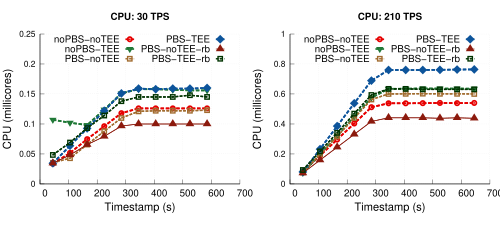

Generate this figure with gnuplot:
# 
# Author: Peterson Yuhala
#

set term postscript size 5in,2.3in linewidth 1 color eps enhanced 22
set encoding utf8


set output "cpu_only.eps"
set datafile separator comma

load "styles.inc"
load "common.gnuplot" 
load "linetypes.gnuplot"

## Multiplot settings

## mp_startx # Left edge of col 0 plot area
## mp_starty          # Top of row 0 plot area
## mp_width            # Total width of plot area
## mp_height         # Total height of plot area
## mp_rowgap         # Gap between plot rows
## mp_colgap          # Gap between plot columns
          

#mp_startx=0.08
#mp_starty=0.15

#mp_height=0.65
#mp_rowgap=0.19
#mp_colgap=0.1
#mp_width=0.9

#eval mpSetup(2, 1)

mp_startx=0.08
mp_starty=0.15

mp_height=0.65
mp_rowgap=0.19
mp_colgap=0.1
mp_width=0.9

eval mpSetup(2, 1)
#

font_size = 14
label_size = 18

set style fill solid border -1
set boxwidth 0.15
set xtics offset 0.4,0.4,0
set ytics offset 0.5,0,0
set xlabel offset 0,1,0

set ytics nomirror
set grid y
set ytics font ",12"

eval mpNext
# --- GRAPH a (top left: noPBS-noTEE)

set title "CPU: 30 TPS" font "Helvetica-bold,14" #offset 0,-0.2

set ylabel "CPU (millicores)" font ",16"  offset 4,0
set xlabel "Timestamp (s)" font ",16"
set xtics font ",14"

set xrange[0:700]

set yrange [0:0.25]

#set logscale y

set key samplen 0.75 maxrows 3 at graph 0.5, 0.9 center font ",14"


plot 'data/no_pbs_no_tee/no-pbs_no-tee_30_sys_op-geth.csv' u 1:4 every 4  w l ls 2006 notitle, \
     '' u 1:4 every 4 t "noPBS-noTEE" w lp ls 2006, \
     'data/no_pbs_tee/no-pbs_tee_30_sys_op-geth.csv' u 1:4 every 4  w l ls 2007 notitle, \
     '' u 1:4 every 4 t "noPBS-TEE" w lp ls 2007, \
     'data/pbs_no_tee/pbs_geth_no-tee_30_sys_op-geth-ext.csv' u 1:4 every 4 w l ls 22004 notitle, \
     '' u 1:4 every 4 t "PBS-noTEE" w lp ls 22004,\
     'data/pbs_tee/pbs_geth_tee_30_sys_op-geth-ext.csv' u 1:4 every 4 w l ls 22001 notitle, \
     '' u 1:4 every 4 t "PBS-TEE" w lp ls 22001, \
     'data/pbs_no_tee/pbs_rbuilder_no-tee_30_sys_op-rbuilder.csv' u 1:4 every 4 w l ls 2002 notitle, \
     '' u 1:4 every 4 t "PBS-noTEE-rb" w lp ls 2002, \
     'data/pbs_tee/pbs_rbuilder_tee_30_sys_op-rbuilder.csv' u 1:4 every 4 w l ls 2004 notitle, \
     '' u 1:4 every 4 t "PBS-TEE-rb" w lp ls 2004
    

eval mpNext
# --- GRAPH a (top left: noPBS-noTEE)

set title "CPU: 210 TPS" font "Helvetica-bold,14" #offset 0,-0.2

set ylabel "CPU (millicores)" font ",16"  offset 3,0
set xlabel "Timestamp (s)" font ",16"
set xtics font ",14"



#set yrange [0:5000]
set yrange [0:1]
set xrange[0:700]

set key samplen 0.75 maxrows 3 at graph 0.5, 0.9 center font ",14"

plot 'data/no_pbs_no_tee/no-pbs_no-tee_210_sys_op-geth.csv' u 1:4 every 4  w l ls 2006 notitle, \
     '' u 1:4 every 4 t "noPBS-noTEE" w lp ls 2006, \
     'data/no_pbs_tee/no-pbs_tee_210_sys_op-geth.csv' u 1:4 every 4  w l ls 2007 notitle, \
     '' u 1:4 every 4 t "noPBS-TEE" w lp ls 2007, \
     'data/pbs_no_tee/pbs_geth_no-tee_210_sys_op-geth-ext.csv' u 1:4  every 4 w l ls 22004 notitle, \
     '' u 1:4 every 4 t "PBS-noTEE" w lp ls 22004,\
     'data/pbs_tee/pbs_geth_tee_210_sys_op-geth-ext.csv' u 1:4 every 4 w l ls 22001 notitle, \
     '' u 1:4 every 4 t "PBS-TEE" w lp ls 22001, \
     'data/pbs_no_tee/pbs_rbuilder_no-tee_210_sys_op-rbuilder.csv' u 1:4 every 4 w l ls 2002 notitle, \
     '' u 1:4 every 4 t "PBS-noTEE-rb" w lp ls 2002, \
     'data/pbs_tee/pbs_rbuilder_tee_210_sys_op-rbuilder.csv' u 1:4 every 4 w l ls 2004 notitle, \
     '' u 1:4 every 4 t "PBS-TEE-rb" w lp ls 2004
    


     
!epstopdf "cpu_only.eps"
!rm "cpu_only.eps"
quit
